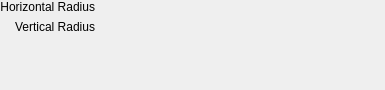
<?xml version="1.0" encoding="UTF-8"?>
<ui version="4.0">
 <class>WdgGaussianBlur</class>
 <widget class="QWidget" name="WdgGaussianBlur">
  <property name="geometry">
   <rect>
    <x>0</x>
    <y>0</y>
    <width>385</width>
    <height>90</height>
   </rect>
  </property>
  <layout class="QVBoxLayout" name="verticalLayout_3">
   <property name="margin">
    <number>0</number>
   </property>
   <item>
    <layout class="QGridLayout" name="gridLayout">
     <item row="0" column="1">
      <widget class="KisDoubleSliderSpinBox" name="horizontalRadius" native="true"/>
     </item>
     <item row="0" column="2" rowspan="2">
      <layout class="QVBoxLayout" name="verticalLayout_2" stretch="1,0,1">
       <property name="spacing">
        <number>0</number>
       </property>
       <item>
        <spacer name="verticalSpacer">
         <property name="orientation">
          <enum>Qt::Vertical</enum>
         </property>
         <property name="sizeHint" stdset="0">
          <size>
           <width>1</width>
           <height>1</height>
          </size>
         </property>
        </spacer>
       </item>
       <item>
        <widget class="KoAspectButton" name="aspectButton" native="true">
         <property name="minimumSize">
          <size>
           <width>2</width>
           <height>10</height>
          </size>
         </property>
        </widget>
       </item>
       <item>
        <spacer name="verticalSpacer_2">
         <property name="orientation">
          <enum>Qt::Vertical</enum>
         </property>
         <property name="sizeHint" stdset="0">
          <size>
           <width>1</width>
           <height>1</height>
          </size>
         </property>
        </spacer>
       </item>
      </layout>
     </item>
     <item row="1" column="0">
      <widget class="QLabel" name="label_2">
       <property name="text">
        <string>Vertical Radius</string>
       </property>
       <property name="alignment">
        <set>Qt::AlignRight|Qt::AlignTrailing|Qt::AlignVCenter</set>
       </property>
      </widget>
     </item>
     <item row="0" column="0">
      <widget class="QLabel" name="label">
       <property name="text">
        <string>Horizontal Radius</string>
       </property>
       <property name="alignment">
        <set>Qt::AlignRight|Qt::AlignTrailing|Qt::AlignVCenter</set>
       </property>
      </widget>
     </item>
     <item row="2" column="1">
      <spacer name="horizontalSpacer">
       <property name="orientation">
        <enum>Qt::Horizontal</enum>
       </property>
       <property name="sizeHint" stdset="0">
        <size>
         <width>40</width>
         <height>20</height>
        </size>
       </property>
      </spacer>
     </item>
     <item row="1" column="1">
      <widget class="KisDoubleSliderSpinBox" name="verticalRadius" native="true">
       <zorder>aspectButton</zorder>
      </widget>
     </item>
    </layout>
   </item>
   <item>
    <spacer name="verticalSpacer_3">
     <property name="orientation">
      <enum>Qt::Vertical</enum>
     </property>
     <property name="sizeHint" stdset="0">
      <size>
       <width>20</width>
       <height>1</height>
      </size>
     </property>
    </spacer>
   </item>
  </layout>
 </widget>
 <customwidgets>
  <customwidget>
   <class>KoAspectButton</class>
   <extends>QWidget</extends>
   <header>KoAspectButton.h</header>
   <container>1</container>
  </customwidget>
  <customwidget>
   <class>KisDoubleSliderSpinBox</class>
   <extends>QWidget</extends>
   <header>kis_slider_spin_box.h</header>
   <container>1</container>
  </customwidget>
 </customwidgets>
 <resources/>
 <connections/>
</ui>
